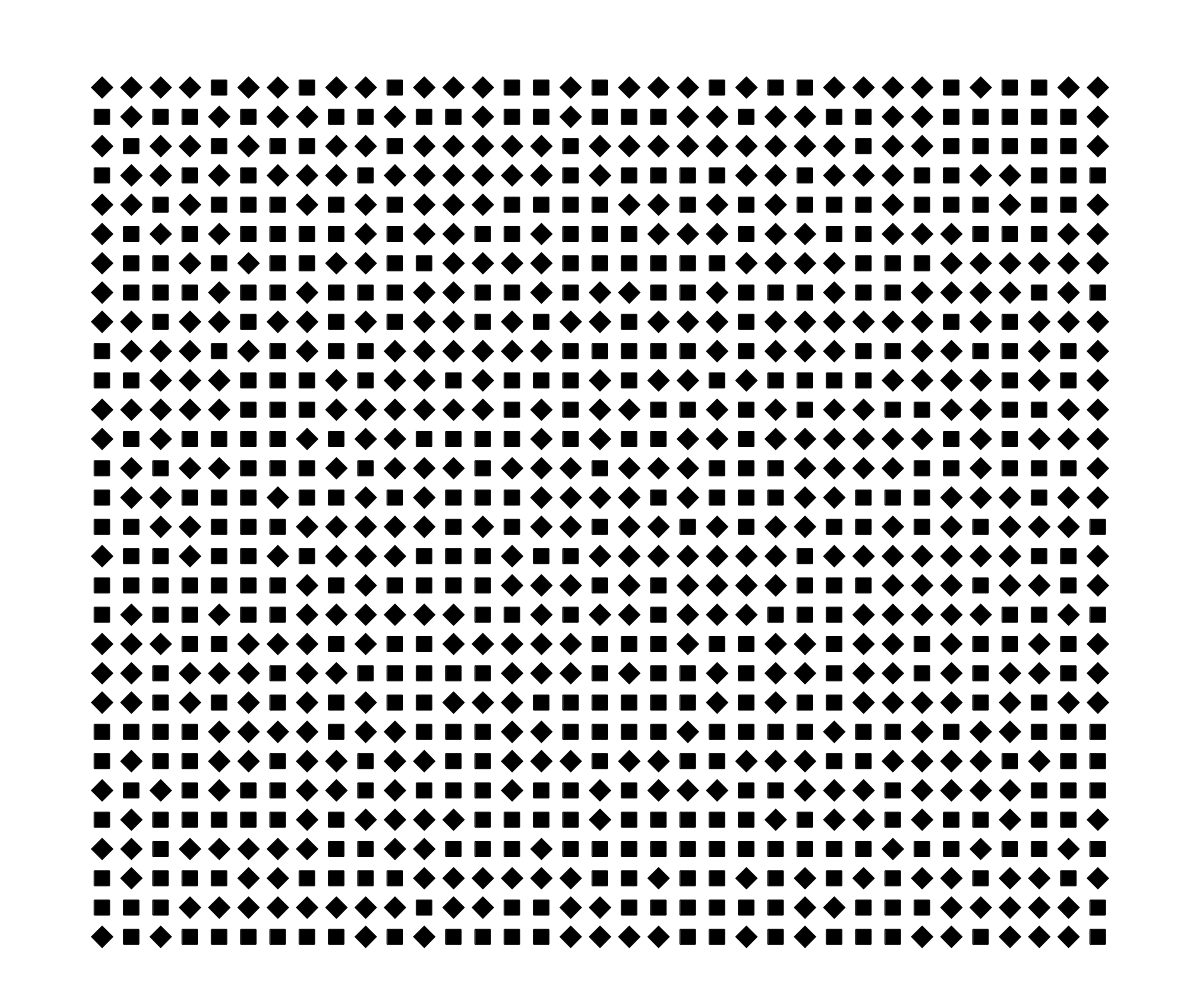
Frame 1 (no input)
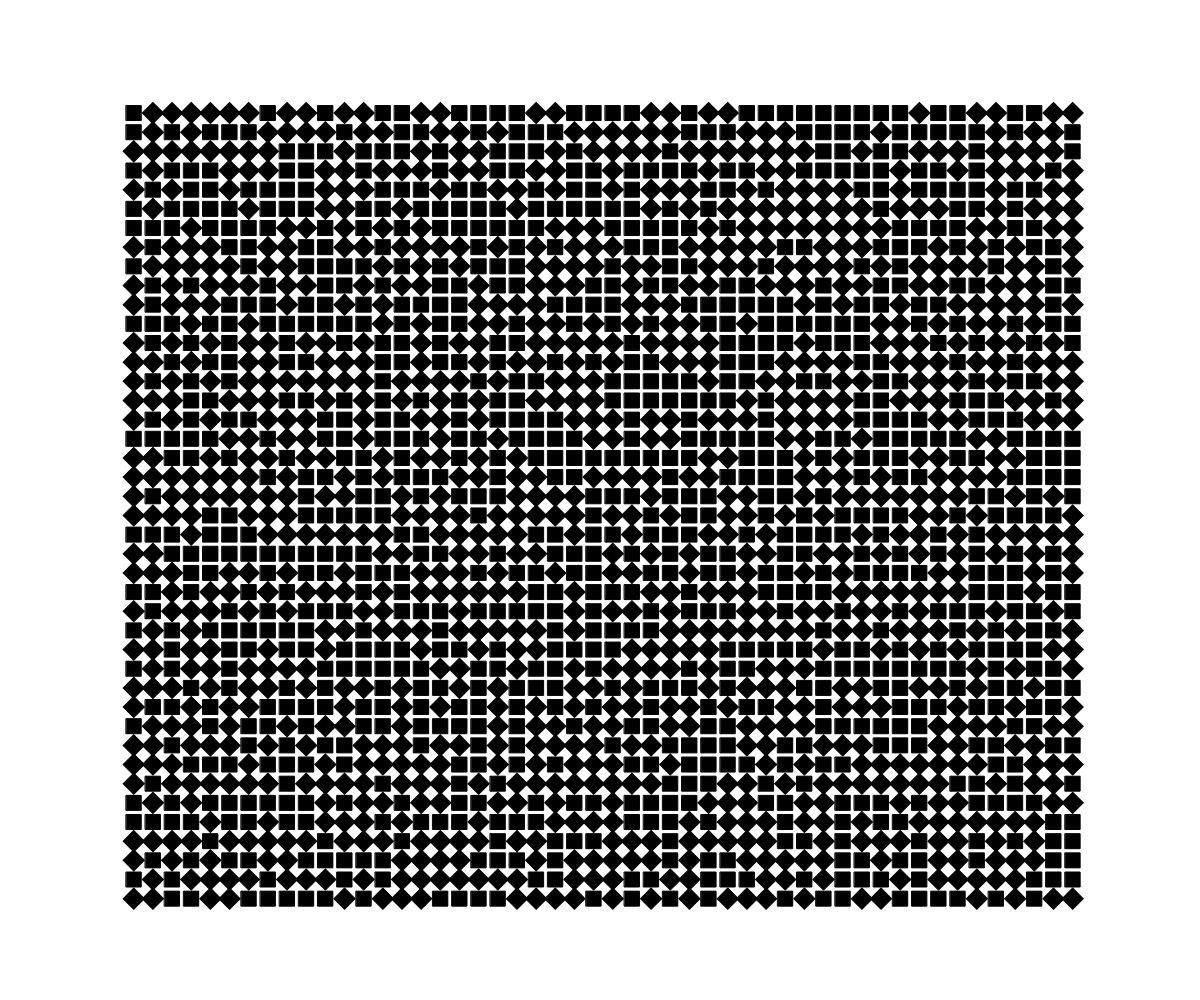
Frame 2 (the mouse pressed at the canvas centre, redrawn once)

The p5.js sketch that drew these frames (run headless with seeded random() and noise() and a simulated clock; the mouse was pressed at the canvas centre and the sketch redrawn once):

// p5.js sketch
// ── sketch.js
function setup() {
  createCanvas(windowWidth, windowHeight);
  noLoop()
  frameRate(1);
}

function draw() {
  background("white");
  fill("black");

  let size = (15);
  let spacing = random(0,20);
  let XnColonne = windowWidth/(20+spacing); // Numero colonne
  let YnRighe = windowHeight/(20+spacing); // Numero righe

  // Calcolo della larghezza e dell'altezza totali della griglia
  let gridWidth = XnColonne * (size + spacing) - spacing;
  let gridHeight = YnRighe * (size + spacing) - spacing;

  // Calcolo delle posizioni iniziali di x e y per centrare la griglia
  let startX = (width - gridWidth) / 2;
  let startY = (height - gridHeight) / 2;

  for (let qx = 0; qx < XnColonne; qx++) {
    for (let qy = 0; qy < YnRighe; qy++) {
      push();
      translate(startX + qx * (size + spacing) + size/2, startY + qy * (size + spacing) + size/2);
      if (random(1) < 0.5) {
        rotate(PI/4);
      }
      rect(-size/2, -size/2, size, size);
      pop();
    }
  }
}
